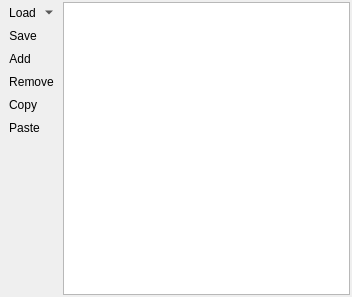
<?xml version="1.0" encoding="UTF-8"?>
<ui version="4.0">
 <class>Form</class>
 <widget class="QWidget" name="Form">
  <property name="geometry">
   <rect>
    <x>0</x>
    <y>0</y>
    <width>352</width>
    <height>297</height>
   </rect>
  </property>
  <property name="windowTitle">
   <string>Form</string>
  </property>
  <layout class="QHBoxLayout" name="horizontalLayout">
   <property name="spacing">
    <number>2</number>
   </property>
   <property name="leftMargin">
    <number>2</number>
   </property>
   <property name="topMargin">
    <number>2</number>
   </property>
   <property name="rightMargin">
    <number>2</number>
   </property>
   <property name="bottomMargin">
    <number>2</number>
   </property>
   <item>
    <layout class="QVBoxLayout" name="verticalLayout">
     <property name="spacing">
      <number>2</number>
     </property>
     <property name="topMargin">
      <number>0</number>
     </property>
     <item>
      <widget class="QToolButton" name="btnLoadClasses">
       <property name="toolTip">
        <string>Load classification scheme from raster image</string>
       </property>
       <property name="text">
        <string>Load</string>
       </property>
       <property name="icon">
        <iconset resource="../../../../QGIS/images/images.qrc">
         <normaloff>:/images/themes/default/mActionAdd.svg</normaloff>:/images/themes/default/mActionAdd.svg</iconset>
       </property>
       <property name="popupMode">
        <enum>QToolButton::MenuButtonPopup</enum>
       </property>
       <property name="autoRaise">
        <bool>true</bool>
       </property>
      </widget>
     </item>
     <item>
      <widget class="QToolButton" name="btnSaveClasses">
       <property name="text">
        <string>Save</string>
       </property>
       <property name="icon">
        <iconset resource="../../../../QGIS/images/images.qrc">
         <normaloff>:/images/themes/default/mActionFileSaveAs.svg</normaloff>:/images/themes/default/mActionFileSaveAs.svg</iconset>
       </property>
       <property name="autoRaise">
        <bool>true</bool>
       </property>
      </widget>
     </item>
     <item>
      <widget class="QToolButton" name="btnAddClasses">
       <property name="toolTip">
        <string>Add a new class</string>
       </property>
       <property name="text">
        <string>Add</string>
       </property>
       <property name="icon">
        <iconset resource="../qpsresources.qrc">
         <normaloff>:/qps/ui/icons/classinfo_add.svg</normaloff>:/qps/ui/icons/classinfo_add.svg</iconset>
       </property>
       <property name="autoRaise">
        <bool>true</bool>
       </property>
      </widget>
     </item>
     <item>
      <widget class="QToolButton" name="btnRemoveClasses">
       <property name="toolTip">
        <string>Remove selected classes</string>
       </property>
       <property name="text">
        <string>Remove</string>
       </property>
       <property name="icon">
        <iconset resource="../qpsresources.qrc">
         <normaloff>:/qps/ui/icons/classinfo_remove.svg</normaloff>:/qps/ui/icons/classinfo_remove.svg</iconset>
       </property>
       <property name="autoRaise">
        <bool>true</bool>
       </property>
      </widget>
     </item>
     <item>
      <widget class="QToolButton" name="btnCopyClasses">
       <property name="text">
        <string>Copy</string>
       </property>
       <property name="icon">
        <iconset resource="../../../../QGIS/images/images.qrc">
         <normaloff>:/images/themes/default/mActionEditCopy.svg</normaloff>:/images/themes/default/mActionEditCopy.svg</iconset>
       </property>
       <property name="autoRaise">
        <bool>true</bool>
       </property>
      </widget>
     </item>
     <item>
      <widget class="QToolButton" name="btnPasteClasses">
       <property name="text">
        <string>Paste</string>
       </property>
       <property name="icon">
        <iconset resource="../../../../QGIS/images/images.qrc">
         <normaloff>:/images/themes/default/mActionEditPaste.svg</normaloff>:/images/themes/default/mActionEditPaste.svg</iconset>
       </property>
       <property name="autoRaise">
        <bool>true</bool>
       </property>
      </widget>
     </item>
     <item>
      <spacer name="verticalSpacer">
       <property name="orientation">
        <enum>Qt::Vertical</enum>
       </property>
       <property name="sizeHint" stdset="0">
        <size>
         <width>20</width>
         <height>40</height>
        </size>
       </property>
      </spacer>
     </item>
    </layout>
   </item>
   <item>
    <widget class="QTableView" name="tableClassificationScheme">
     <property name="dragEnabled">
      <bool>true</bool>
     </property>
     <property name="dragDropOverwriteMode">
      <bool>false</bool>
     </property>
     <property name="dragDropMode">
      <enum>QAbstractItemView::DragDrop</enum>
     </property>
     <property name="defaultDropAction">
      <enum>Qt::MoveAction</enum>
     </property>
     <property name="alternatingRowColors">
      <bool>true</bool>
     </property>
     <property name="sortingEnabled">
      <bool>true</bool>
     </property>
     <attribute name="horizontalHeaderStretchLastSection">
      <bool>true</bool>
     </attribute>
    </widget>
   </item>
  </layout>
  <action name="actionAddClasses">
   <property name="icon">
    <iconset resource="../qpsresources.qrc">
     <normaloff>:/qps/ui/icons/classinfo_add.svg</normaloff>:/qps/ui/icons/classinfo_add.svg</iconset>
   </property>
   <property name="text">
    <string>Add Class</string>
   </property>
  </action>
  <action name="actionRemoveClasses">
   <property name="icon">
    <iconset resource="../qpsresources.qrc">
     <normaloff>:/qps/ui/icons/classinfo_remove.svg</normaloff>:/qps/ui/icons/classinfo_remove.svg</iconset>
   </property>
   <property name="text">
    <string>Remove Classes</string>
   </property>
  </action>
  <action name="actionCopyClasses">
   <property name="icon">
    <iconset resource="../../../../QGIS/images/images.qrc">
     <normaloff>:/images/themes/default/mActionEditCopy.svg</normaloff>:/images/themes/default/mActionEditCopy.svg</iconset>
   </property>
   <property name="text">
    <string>Copy Classes</string>
   </property>
  </action>
  <action name="actionPasteClasses">
   <property name="icon">
    <iconset resource="../../../../QGIS/images/images.qrc">
     <normaloff>:/images/themes/default/mActionEditPaste.svg</normaloff>:/images/themes/default/mActionEditPaste.svg</iconset>
   </property>
   <property name="text">
    <string>Paste Classes</string>
   </property>
  </action>
  <action name="actionSaveClasses">
   <property name="icon">
    <iconset resource="../../../../QGIS/images/images.qrc">
     <normaloff>:/images/themes/default/mActionFileSaveAs.svg</normaloff>:/images/themes/default/mActionFileSaveAs.svg</iconset>
   </property>
   <property name="text">
    <string>Save classes</string>
   </property>
  </action>
 </widget>
 <resources>
  <include location="../qpsresources.qrc"/>
  <include location="../../../../QGIS/images/images.qrc"/>
 </resources>
 <connections/>
</ui>
